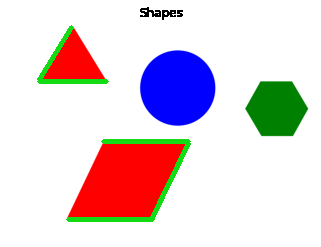
#> input picture shapes.png, 321 x 247 px
$ python edgeDetect.py
#> lines starting #> are read from the running program, lines starting #| are printed output that depends on the picture; after the words box and inside, x2 and y2 are one past the last pixel; in counts of white or black regions, pixels touching at a corner belong together
### resize_and_display.py
import cv2

def resize_and_display(image, multiplier):
    width = int(image.shape[1] * multiplier)
    height = int(image.shape[0] * multiplier)

    resized = cv2.resize(image, (width, height))
    cv2.imshow("Shapes", resized)

### edgeDetect.py
import cv2
import numpy
from resize_and_display import *

def edgeDetect(string):
#> called with string = 'shapes.png'
    img =cv2.imread(string)
#> img is the input picture: shape (247, 321, 3); mean B, G, R 215.6, 210.4, 225.9

    imgCanny=cv2.Canny(img, 120,80) #50 low, 70 high maybe
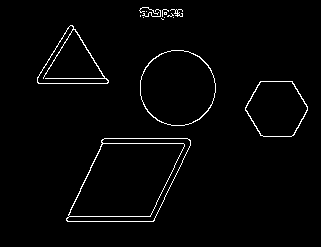
#> imgCanny: shape (247, 321); 2% white in thin lines or dots, all inside (x1, y1, x2, y2) = (37, 7, 308, 222)


    if(img.shape[0] > 1300 or img.shape[1] > 1300):
        resize_and_display(imgCanny, 0.25)
    else:
        resize_and_display(imgCanny, 0.5)
#> in resize_and_display, `resized = cv2.resize(image, (width, height))`:
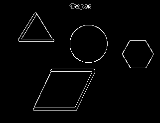
#> resized: shape (123, 160); min 0, max 255, mean 5.2


    cv2.waitKey(0)
    cv2.imwrite('blackwhiteimg.jpg', imgCanny)
    return imgCanny

def main():
    edgeDetect("shapes.png")

if __name__ == '__main__':
    main()

$ run again, with blackwhite1.png copied over shapes.png
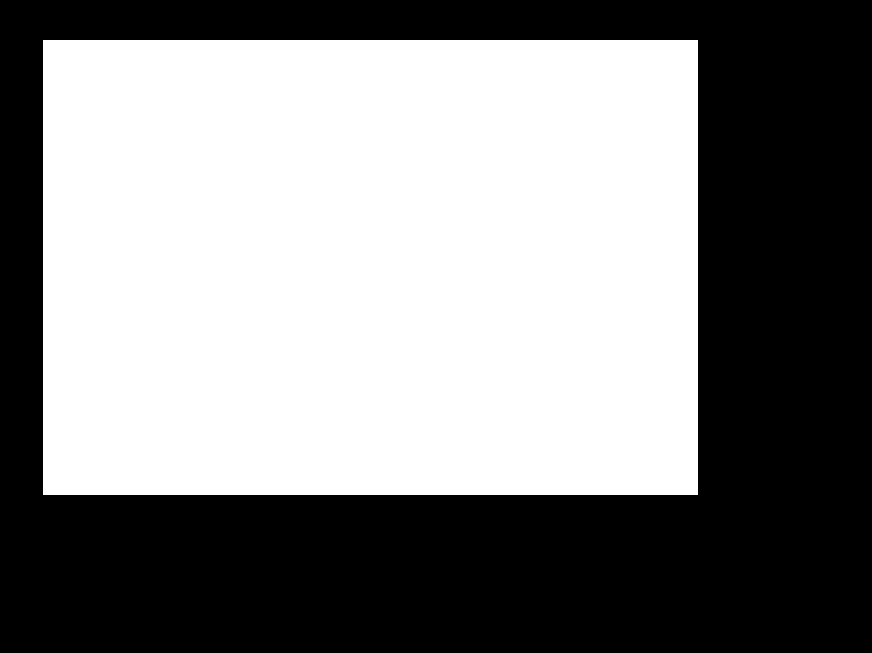
#> input picture blackwhite1.png, 872 x 653 px
#> in edgeDetect, img is the input picture: shape (653, 872, 3); 52.3% white; 1 black region, box (x1, y1, x2, y2) and area: (0, 0, 872, 653) 271391
#> in edgeDetect, `imgCanny=cv2.Canny(img, 120,80)`:
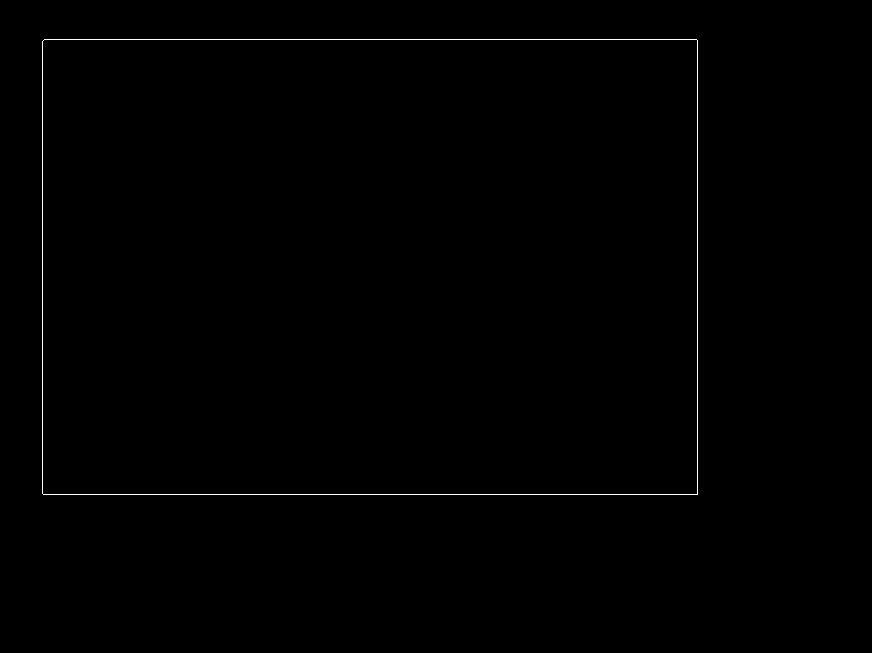
#> imgCanny: shape (653, 872); 0.39% white in thin lines or dots, all inside (x1, y1, x2, y2) = (42, 39, 698, 495)
